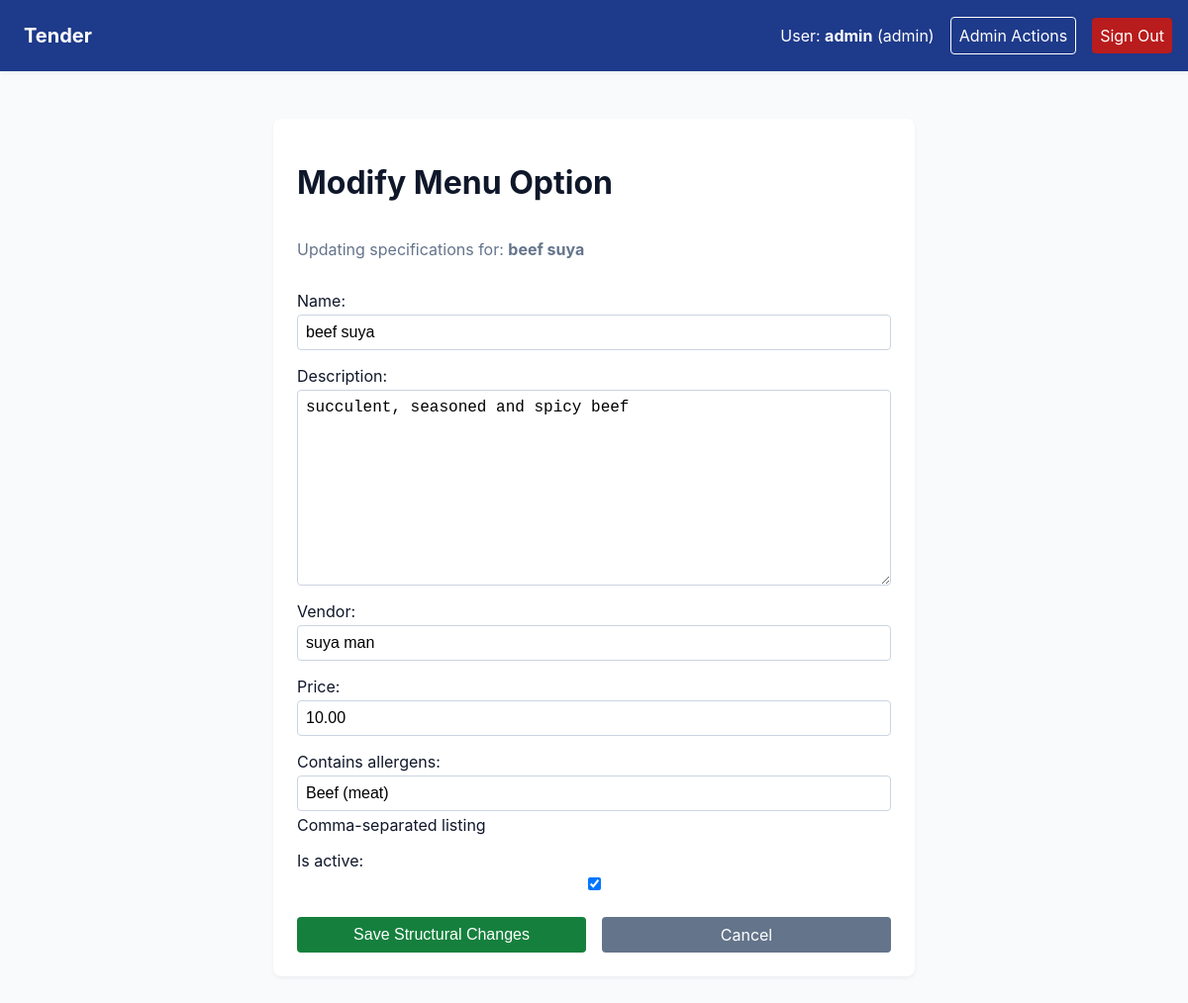
Screenshot of /admin-management/edit/2/ (signed in) with the database file from the repository.
### catering/models.py (models this page shows, shortened)
class UserProfile(AbstractUser):
    ROLE_CHOICES = [
        ('employee', 'Employee'),
        ('admin', 'Office Admin'),
    ]
    role = models.CharField(max_length=10, choices=ROLE_CHOICES, default='employee')
    allergen_free_text = models.CharField(
        max_length=100,
        blank=True,
        help_text="Provide comma-separated listings (e.g., peanuts, dairy, gluten)"
    )

class MealOption(models.Model):
    name = models.CharField(max_length=100)
    description = models.TextField()
    vendor = models.CharField(max_length=100)
    price = models.DecimalField(max_digits=6, decimal_places=2)
    contains_allergens = models.CharField(max_length=200, blank=True, help_text="Comma-separated listing")
    is_active = models.BooleanField(default=True)

### catering/views.py (the view)
# urls.py: path('admin-management/edit/<int:meal_id>/', views.edit_meal, name='edit_meal'),
@login_required
def edit_meal(request, meal_id):
    if request.user.role != 'admin':
        messages.error(request, "Access Terminated: Insufficient administrative privileges.")
        return redirect('dashboard')
    meal = get_object_or_404(MealOption, id=meal_id)
    if request.method == 'POST':
        form = MealOptionForm(request.POST, instance=meal)
        if form.is_valid():
            form.save()
            messages.success(request, f"'{meal.name}' was modified successfully.")
            return redirect('admin_panel')
    else:
        form = MealOptionForm(instance=meal)
    return render(request, 'catering/edit_meal.html', {'form': form, 'meal': meal})

### catering/forms.py (shortened to what this page needs)
class MealOptionForm(forms.ModelForm):
    class Meta:
        model = MealOption
        fields = ['name', 'description', 'vendor', 'price', 'contains_allergens', 'is_active']

### catering/templates/catering/edit_meal.html (shortened to what this page needs)
{% extends 'catering/base.html' %}
{% block content %}
<div style="max-width: 600px; margin: 3rem auto;" class="ui-card">
    <h1>Modify Menu Option</h1>
    <p style="color: #64748b;">Updating specifications for: <strong>{{ meal.name }}</strong></p>
    <form method="post" novalidate>
        {{ form.as_p }}
        <div style="display: flex; gap: 1rem; margin-top: 1.5rem;">
            <button type="submit" class="ui-btn ui-btn-success" style="flex: 1;">Save Structural Changes</button>
            <a href="{% url 'admin_panel' %}" class="ui-btn" style="background-color: #64748b; text-align: center; flex: 1;">Cancel</a>
        </div>
    </form>
</div>
{% endblock %}

### catering/templates/catering/base.html (shortened to what this page needs)
{% load static %}
<!DOCTYPE html>
<html lang="en-GB">
<head>
    <link rel="stylesheet" href="{% static 'assets/css/styles.css' %}">
</head>
<body>
    <nav aria-label="Primary Navigation System" class="main-nav">
        <a href="{% url 'dashboard' %}" class="nav-brand">Tender</a>
        <div class="nav-actions">
            {% if user.is_authenticated %}
                <span class="user-status">User: <strong>{{ user.username }}</strong> ({{ user.role }})</span>
                {% if user.role == 'admin' %}
                    <a href="{% url 'admin_panel' %}" class="ui-btn ui-btn-outline">Admin Actions</a>
                {% endif %}
                <a href="{% url 'logout' %}" class="ui-btn ui-btn-danger">Sign Out</a>
            {% else %}
                <a href="{% url 'login' %}" class="ui-btn ui-btn-outline">Log In</a>
                <a href="{% url 'register' %}" class="ui-btn ui-btn-outline">Sign Up</a>
            {% endif %}
        </div>
    </nav>
    <main class="app-container">
        {% block content %}{% endblock %}
    </main>
</body>
</html>

### catering/static/assets/css/styles.css (style rules this page uses)
:root { --brand-primary: #1e3a8a; --brand-success: #15803d; --brand-warning: #b45309; --brand-danger: #b91c1c; --brand-light: #f8fafc; --brand-dark: #0f172a; --border-color: #cbd5e1; --radius-md: 8px; --radius-sm: 4px; }
body { background-color: var(--brand-light); color: var(--brand-dark); font-family: -apple-system, BlinkMacSystemFont, "Segoe UI", Roboto, sans-serif; margin: 0; }
.main-nav { background-color: var(--brand-primary); color: white; padding: 1rem; display: flex; justify-content: space-between; align-items: center; flex-wrap: wrap; box-shadow: 0 2px 4px rgba(0,0,0,0.05); }
.main-nav a { color: white; text-decoration: none; padding: 0.5rem; }
.nav-brand { font-weight: bold; font-size: 1.25rem; }
.nav-actions { display: flex; align-items: center; gap: 1rem; }
.app-container { max-width: 1200px; margin: 2rem auto; padding: 0 1rem; }
.ui-card { background-color: white; padding: 1.5rem; border-radius: var(--radius-md); box-shadow: 0 2px 4px rgba(0,0,0,0.05); display: flex; flex-direction: column; height: 100%; }
.ui-btn { display: inline-block; padding: 0.5rem 1rem; border-radius: var(--radius-sm); text-decoration: none; color: white; background-color: var(--brand-primary); border: none; cursor: pointer; font-size: 1rem; text-align: center; transition: opacity 0.15s ease; }
.ui-btn-danger { background-color: var(--brand-danger); }
.ui-btn-success { background-color: var(--brand-success); }
.ui-btn-outline { background-color: transparent; border: 1px solid white; }
form p { display: flex; flex-direction: column; gap: 0.25rem; margin-bottom: 1rem; }
form input[type="text"], form input[type="number"], form input[type="password"], form textarea, form select { padding: 0.5rem; border: 1px solid var(--border-color); border-radius: var(--radius-sm); font-size: 1rem; background-color: white; width: 100%; box-sizing: border-box; }

### rows the page displays
UserProfile: username "admin", role "admin"
MealOption: name "beef suya", description "succulent, seasoned and spicy beef", vendor "suya man", price "10.00", contains_allergens "Beef (meat)", is_active "☑"
